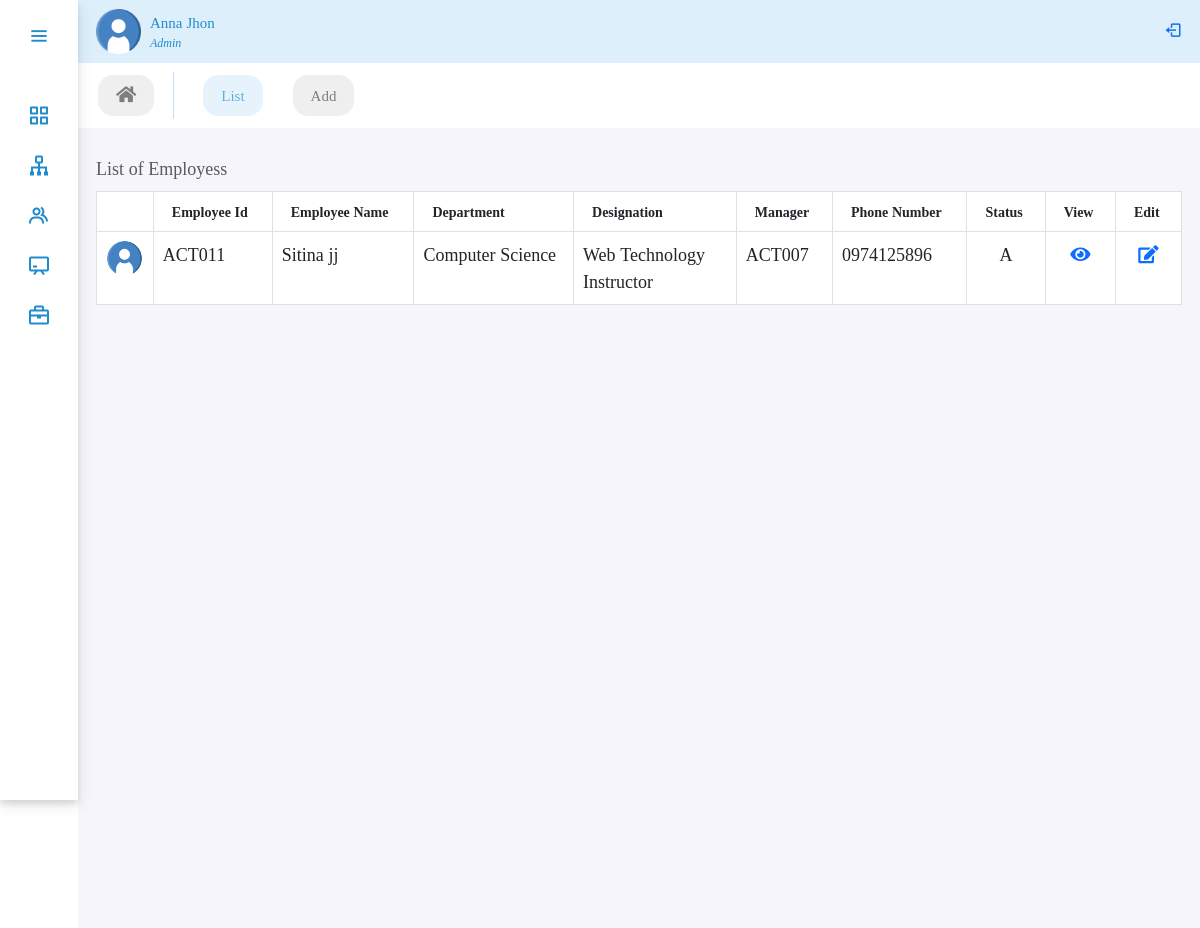
The app's page /panel/probation (signed in), older data.
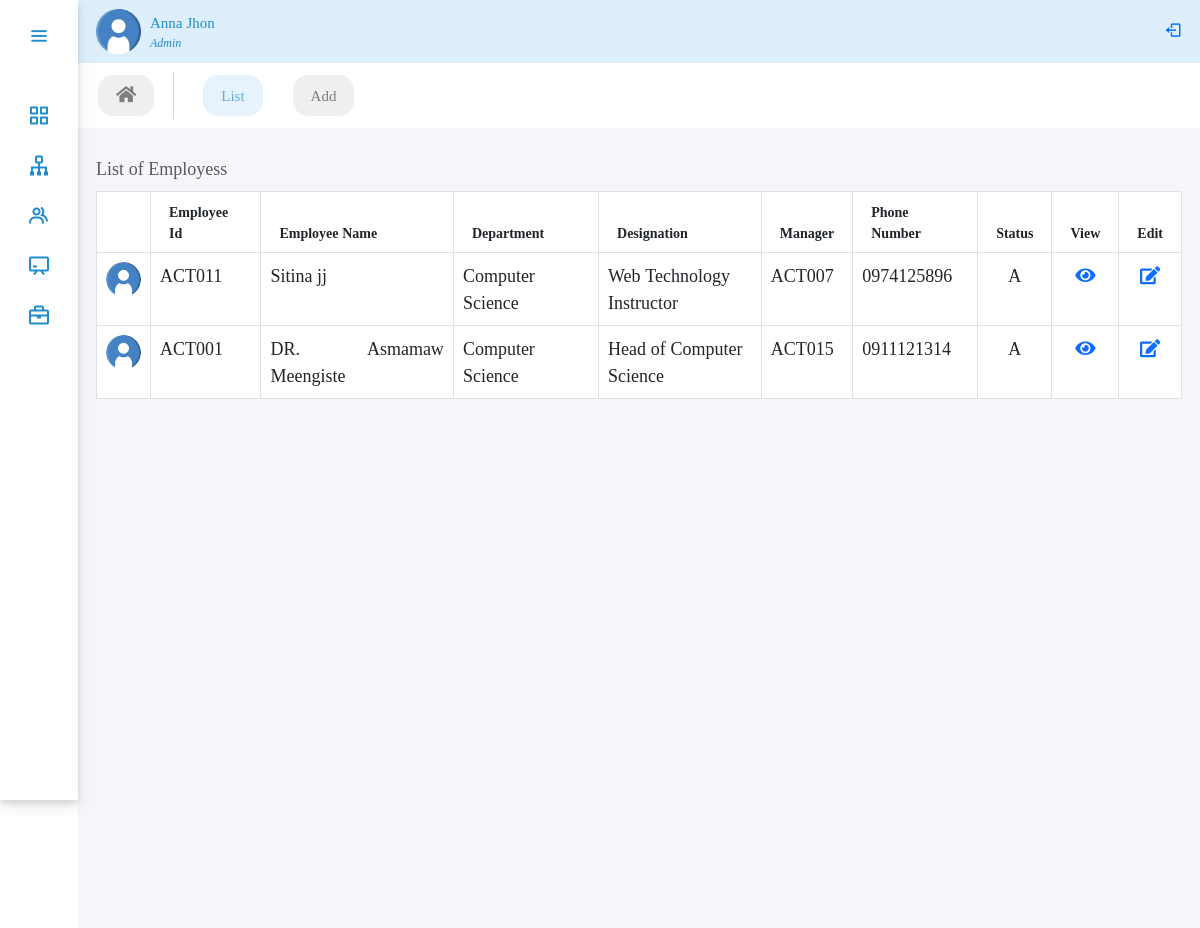
The same page, newer data.
### performance/models.py (models this page shows, shortened)
class Employee(models.Model):
    user = models.OneToOneField(
        CustomUser, on_delete=models.CASCADE, null=True, related_name='user')
    GENDER_CHOICES = (
        ('M', 'Male'),
        ('F', 'Female'),
    )
    MARITAL_STATUS_CHOICES = (
        ('S', 'Single'),
        ('M', 'Married'),
        ('D', 'Divorced'),
        ('W', 'Widowed'),
    )
    EMPLOYMENT_TYPE_CHOICES = (
        ('fulltime_permanent', 'Fulltime Permanent'),
        ('fulltime_probation', 'Fulltime Probation'),
        ('part_time_contract', 'Part Time Contract'),
    )
    STATUS_CHOICES = (
        ('A', 'Active'),
        ('IN', 'Inactive'),
    )
    avatar = models.ImageField(upload_to='avatar/', null=True, blank=True)
    gender = models.CharField(max_length=1, choices=GENDER_CHOICES, null=True)
    dob = models.DateField(blank=True, null=True)
    nationality = models.CharField(max_length=100, null=True, blank=True)
    marital_status = models.CharField(
        max_length=50, choices=MARITAL_STATUS_CHOICES, null=True, blank=True)
    phone_number = models.CharField(max_length=20, null=True, blank=True)
    email = models.EmailField(max_length=254)
    address = models.CharField(max_length=100, null=True, blank=True)
    joined_date = models.DateField(null=True)
    department = models.ForeignKey(
        Department, on_delete=models.SET_NULL, null=True, blank=True)
    designation = models.ForeignKey(
        Designation, on_delete=models.SET_NULL, null=True)
    employment_type = models.CharField(
        max_length=20, choices=EMPLOYMENT_TYPE_CHOICES, null=True)
    salary = models.DecimalField(
        max_digits=10, decimal_places=2, null=True, blank=True)
    promotion_designation = models.ForeignKey(
        Designation, on_delete=models.SET_NULL, related_name='promotion', null=True, blank=True)
    manager = models.ForeignKey(
        CustomUser, on_delete=models.SET_NULL, null=True, blank=True)
    created_at = models.DateTimeField(auto_now_add=True, null=True, blank=True)
    updated_at = models.DateTimeField(auto_now=True, null=True, blank=True)
    status = models.CharField(max_length=50, null=True, choices=STATUS_CHOICES)
    note = models.TextField(blank=True, null=True)

class CustomUser(AbstractBaseUser, PermissionsMixin):
    user_id = models.CharField(max_length=10, unique=True)
    first_name = models.CharField(max_length=30)
    last_name = models.CharField(max_length=30)
    is_active = models.BooleanField(default=True)
    is_manager = models.BooleanField(default=False)
    is_employee = models.BooleanField(default=False)
    is_admin = models.BooleanField(default=False)
    is_staff = models.BooleanField(default=False)
    is_superuser = models.BooleanField(default=False)
    objects = UserManager()
    USERNAME_FIELD = 'user_id'
    REQUIRED_FIELDS = ['first_name', 'last_name']
    def __str__(self):
        return self.user_id

class Department(models.Model):
    department_name = models.CharField(max_length=100, null=True)
    department_head = models.ForeignKey(
        CustomUser, on_delete=models.SET_NULL, related_name='head_of_department', blank=True, null=True)
    status = models.BooleanField(default=True, null=True)
    created_at = models.DateTimeField(auto_now_add=True, null=True)
    updated_at = models.DateTimeField(auto_now=True, null=True)
    def __str__(self):
        return self.department_name

class Designation(models.Model):
    department = models.ForeignKey(
        Department, on_delete=models.SET_NULL, related_name='designations', null=True, blank=True)
    job_title = models.CharField(max_length=100, null=True)
    created_at = models.DateTimeField(auto_now_add=True, null=True)
    updated_at = models.DateTimeField(auto_now=True, null=True)
    def __str__(self):
        return self.job_title

### performance/views.py (the view)
# urls.py: path('panel/probation', views.probate, name='probation'),
@login_required(login_url="/employees/login")
def probate(request):
    employee_on_probation = get_employee_with_probation()
    context = {"employee_on_probation": employee_on_probation}
    return render(request, 'performance/probation.html', context)

### performance/views.py (called while the page is built)
def get_employee_with_probation():
    employee_on_probation = Employee.objects.filter(
        employment_type="fulltime_probation")
    return employee_on_probation

### performance/templates/performance/probation.html (shortened to what this page needs)
{% extends 'performance/adminPanel.html' %}
{% load static %}
{% block body %}
<ul class="nav panelNav fw-medium">
    <li class="nav-item">
        <a class="nav-link" href="{% url 'dashboard' %}"><i class="fa fa-home"></i></a>
    </li>
    <li class="nav-item">
        <a class="nav-link active" href="#"> List</a>
    </li>
    <li class="nav-item">
        <a class="nav-link" href="#">Add</a>
    </li>
</ul>
<div class="table-responsive table-hover home-section p-lg-3">
    <table class="table table-bordered caption-top">
        <caption>List of Employess</caption>
        <thead>
            <tr>
                <th></th>
                <th class="px-3" style="font-size: 14px;">Employee Id</th>
                <th class="px-3" style="font-size: 14px;">Employee Name</th>
                <th class="px-3" style="font-size: 14px;">Department</th>
                <th class="px-3" style="font-size: 14px;">Designation</th>
                <th class="px-3" style="font-size: 14px;">Manager</th>
                <th class="px-3" style="font-size: 14px;">Phone Number</th>
                <th class="px-3" style="font-size: 14px;">Status</th>
                <th class="px-3" style="font-size: 14px;">View</th>
                <th class="px-3" style="font-size: 14px;">Edit</th>
            </tr>
        </thead>
        <tbody class="table-caption-top">
            {% for employee in employee_on_probation %}
            <tr>
                <td class="text-center"><img src="/media/avatar/user.png" style="width:35px; height:35px; border-radius: 100%;"></td>
                <td>{{ employee.user.user_id }}</td>
                <td>{{ employee.user.first_name }} {{employee.user.last_name}}</td>
                <td>{{ employee.department }}</td>
                <td style="width:15%; text-align:left;">{{ employee.designation }}</td>
                <td>{{ employee.manager }}</td>
                <td>{{ employee.phone_number }}</td>
                <td class="text-center">{{ employee.status }}</td>
                <td class="text-center"><a href="{% url 'employee_detail' employee.id %}"><i class="fas fa-eye" ></i></a></td>
                <td class="text-center"><a href="{% url 'employee_update' employee.id %}" ><i class="fas fa-edit"></i></a></td>
            </tr>
            {% endfor %}
        </tbody>
    </table>
</div>
{% endblock body %}

Row changes from the older to the newer data that the page shows:
added Employee: user.user_id "ACT001", user.first_name "DR. Asmamaw", user.last_name "Meengiste", department "Computer Science", designation "Head of Computer Science", manager "ACT015", phone_number "0911121314", status "A"
